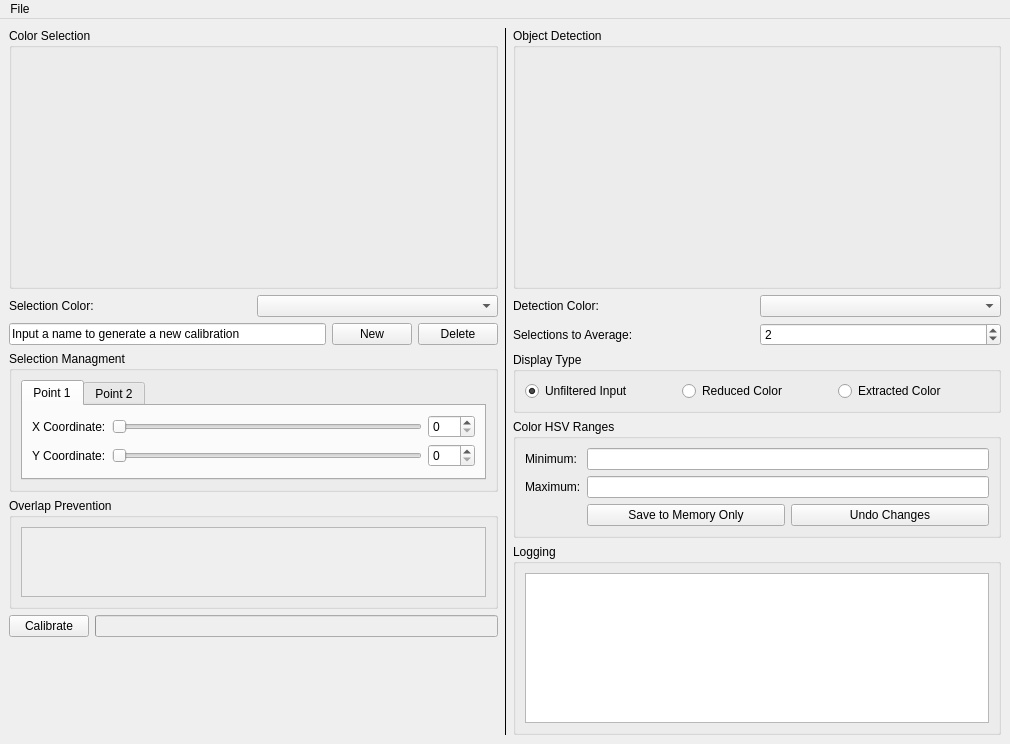
<?xml version="1.0" encoding="UTF-8"?>
<ui version="4.0">
 <class>MainWindow</class>
 <widget class="QMainWindow" name="MainWindow">
  <property name="geometry">
   <rect>
    <x>0</x>
    <y>0</y>
    <width>1010</width>
    <height>744</height>
   </rect>
  </property>
  <property name="windowTitle">
   <string>MainWindow</string>
  </property>
  <widget class="QWidget" name="central_widget">
   <layout class="QHBoxLayout" name="horizontalLayout_3">
    <item>
     <layout class="QHBoxLayout" name="horizontal_layout_1">
      <item>
       <layout class="QVBoxLayout" name="vertical_layout_1">
        <item>
         <widget class="QGroupBox" name="color_selection_group">
          <property name="title">
           <string>Color Selection</string>
          </property>
          <layout class="QGridLayout" name="gridLayout">
           <item row="1" column="1">
            <widget class="QLabel" name="selection_frame">
             <property name="minimumSize">
              <size>
               <width>320</width>
               <height>180</height>
              </size>
             </property>
             <property name="maximumSize">
              <size>
               <width>320</width>
               <height>180</height>
              </size>
             </property>
             <property name="text">
              <string/>
             </property>
            </widget>
           </item>
           <item row="1" column="2">
            <spacer name="horizontal_spacer_2">
             <property name="orientation">
              <enum>Qt::Horizontal</enum>
             </property>
             <property name="sizeType">
              <enum>QSizePolicy::MinimumExpanding</enum>
             </property>
             <property name="sizeHint" stdset="0">
              <size>
               <width>55</width>
               <height>20</height>
              </size>
             </property>
            </spacer>
           </item>
           <item row="0" column="1">
            <spacer name="vertical_spacer_1">
             <property name="orientation">
              <enum>Qt::Vertical</enum>
             </property>
             <property name="sizeType">
              <enum>QSizePolicy::Fixed</enum>
             </property>
             <property name="sizeHint" stdset="0">
              <size>
               <width>20</width>
               <height>20</height>
              </size>
             </property>
            </spacer>
           </item>
           <item row="1" column="0">
            <spacer name="horizontal_spacer_1">
             <property name="orientation">
              <enum>Qt::Horizontal</enum>
             </property>
             <property name="sizeType">
              <enum>QSizePolicy::MinimumExpanding</enum>
             </property>
             <property name="sizeHint" stdset="0">
              <size>
               <width>35</width>
               <height>20</height>
              </size>
             </property>
            </spacer>
           </item>
           <item row="2" column="1">
            <spacer name="vertical_spacer_2">
             <property name="orientation">
              <enum>Qt::Vertical</enum>
             </property>
             <property name="sizeType">
              <enum>QSizePolicy::Fixed</enum>
             </property>
             <property name="sizeHint" stdset="0">
              <size>
               <width>20</width>
               <height>20</height>
              </size>
             </property>
            </spacer>
           </item>
          </layout>
         </widget>
        </item>
        <item>
         <layout class="QHBoxLayout" name="horizontal_layout_2">
          <item>
           <widget class="QLabel" name="selection_color_label">
            <property name="text">
             <string>Selection Color:</string>
            </property>
           </widget>
          </item>
          <item>
           <widget class="QComboBox" name="selection_color_setting"/>
          </item>
         </layout>
        </item>
        <item>
         <layout class="QHBoxLayout" name="horizontal_layout_3">
          <item>
           <widget class="QLineEdit" name="new_color_name_setting">
            <property name="text">
             <string>Input a name to generate a new calibration</string>
            </property>
           </widget>
          </item>
          <item>
           <widget class="QPushButton" name="new_color_button">
            <property name="text">
             <string>New</string>
            </property>
           </widget>
          </item>
          <item>
           <widget class="QPushButton" name="delete_color_button">
            <property name="text">
             <string>Delete</string>
            </property>
           </widget>
          </item>
         </layout>
        </item>
        <item>
         <widget class="QGroupBox" name="selection_managment_group">
          <property name="title">
           <string>Selection Managment</string>
          </property>
          <layout class="QVBoxLayout" name="verticalLayout_5">
           <item>
            <widget class="QTabWidget" name="point_selector">
             <property name="currentIndex">
              <number>0</number>
             </property>
             <widget class="QWidget" name="tab_1">
              <attribute name="title">
               <string>Point 1</string>
              </attribute>
              <layout class="QGridLayout" name="gridLayout_6">
               <item row="0" column="1">
                <widget class="QSlider" name="x1_slider">
                 <property name="maximum">
                  <number>319</number>
                 </property>
                 <property name="orientation">
                  <enum>Qt::Horizontal</enum>
                 </property>
                </widget>
               </item>
               <item row="0" column="0">
                <widget class="QLabel" name="x1_label">
                 <property name="text">
                  <string>X Coordinate:</string>
                 </property>
                </widget>
               </item>
               <item row="1" column="1">
                <widget class="QSlider" name="y1_slider">
                 <property name="maximum">
                  <number>179</number>
                 </property>
                 <property name="orientation">
                  <enum>Qt::Horizontal</enum>
                 </property>
                </widget>
               </item>
               <item row="1" column="0">
                <widget class="QLabel" name="y1_label">
                 <property name="text">
                  <string>Y Coordinate:</string>
                 </property>
                </widget>
               </item>
               <item row="0" column="2">
                <widget class="QSpinBox" name="x1_setting">
                 <property name="maximum">
                  <number>319</number>
                 </property>
                </widget>
               </item>
               <item row="1" column="2">
                <widget class="QSpinBox" name="y1_setting">
                 <property name="maximum">
                  <number>179</number>
                 </property>
                </widget>
               </item>
              </layout>
             </widget>
             <widget class="QWidget" name="tab_1">
              <attribute name="title">
               <string>Point 2</string>
              </attribute>
              <layout class="QGridLayout" name="gridLayout_5">
               <item row="3" column="0">
                <widget class="QLabel" name="y2_label">
                 <property name="text">
                  <string>Y Coordinate:</string>
                 </property>
                </widget>
               </item>
               <item row="2" column="0">
                <widget class="QLabel" name="x2_label">
                 <property name="text">
                  <string>X Coordinate:</string>
                 </property>
                </widget>
               </item>
               <item row="2" column="1">
                <widget class="QSlider" name="x2_slider">
                 <property name="maximum">
                  <number>319</number>
                 </property>
                 <property name="orientation">
                  <enum>Qt::Horizontal</enum>
                 </property>
                </widget>
               </item>
               <item row="3" column="1">
                <widget class="QSlider" name="y2_slider">
                 <property name="maximum">
                  <number>179</number>
                 </property>
                 <property name="orientation">
                  <enum>Qt::Horizontal</enum>
                 </property>
                </widget>
               </item>
               <item row="2" column="2">
                <widget class="QSpinBox" name="x2_setting">
                 <property name="maximum">
                  <number>319</number>
                 </property>
                </widget>
               </item>
               <item row="3" column="2">
                <widget class="QSpinBox" name="y2_setting">
                 <property name="maximum">
                  <number>179</number>
                 </property>
                </widget>
               </item>
              </layout>
             </widget>
            </widget>
           </item>
          </layout>
         </widget>
        </item>
        <item>
         <widget class="QGroupBox" name="overlap_prevention_group">
          <property name="title">
           <string>Overlap Prevention</string>
          </property>
          <layout class="QVBoxLayout" name="verticalLayout_9">
           <item>
            <widget class="QScrollArea" name="overlap_prevention_list">
             <property name="widgetResizable">
              <bool>true</bool>
             </property>
             <widget class="QWidget" name="overlap_prevention_colors">
              <property name="geometry">
               <rect>
                <x>0</x>
                <y>0</y>
                <width>458</width>
                <height>80</height>
               </rect>
              </property>
              <layout class="QVBoxLayout" name="verticalLayout_8"/>
             </widget>
            </widget>
           </item>
          </layout>
         </widget>
        </item>
        <item>
         <layout class="QHBoxLayout" name="horizontal_layout_5">
          <item>
           <widget class="QPushButton" name="calibrate_button">
            <property name="text">
             <string>Calibrate</string>
            </property>
           </widget>
          </item>
          <item>
           <widget class="QProgressBar" name="progress_bar">
            <property name="enabled">
             <bool>false</bool>
            </property>
            <property name="value">
             <number>0</number>
            </property>
            <property name="textVisible">
             <bool>false</bool>
            </property>
           </widget>
          </item>
         </layout>
        </item>
        <item>
         <spacer name="vertical_spacer_3">
          <property name="orientation">
           <enum>Qt::Vertical</enum>
          </property>
          <property name="sizeHint" stdset="0">
           <size>
            <width>20</width>
            <height>40</height>
           </size>
          </property>
         </spacer>
        </item>
       </layout>
      </item>
      <item>
       <widget class="Line" name="selection_detection_divider">
        <property name="frameShadow">
         <enum>QFrame::Plain</enum>
        </property>
        <property name="lineWidth">
         <number>1</number>
        </property>
        <property name="orientation">
         <enum>Qt::Vertical</enum>
        </property>
       </widget>
      </item>
      <item>
       <layout class="QVBoxLayout" name="vertical_layout_2">
        <item>
         <widget class="QGroupBox" name="object_detection_group">
          <property name="title">
           <string>Object Detection</string>
          </property>
          <layout class="QGridLayout" name="gridLayout_3">
           <item row="5" column="1">
            <spacer name="vertical_spacer_5">
             <property name="orientation">
              <enum>Qt::Vertical</enum>
             </property>
             <property name="sizeType">
              <enum>QSizePolicy::Fixed</enum>
             </property>
             <property name="sizeHint" stdset="0">
              <size>
               <width>20</width>
               <height>20</height>
              </size>
             </property>
            </spacer>
           </item>
           <item row="3" column="0">
            <spacer name="horizontal_spacer_6">
             <property name="orientation">
              <enum>Qt::Horizontal</enum>
             </property>
             <property name="sizeType">
              <enum>QSizePolicy::MinimumExpanding</enum>
             </property>
             <property name="sizeHint" stdset="0">
              <size>
               <width>35</width>
               <height>20</height>
              </size>
             </property>
            </spacer>
           </item>
           <item row="0" column="1">
            <spacer name="vertical_spacer_4">
             <property name="orientation">
              <enum>Qt::Vertical</enum>
             </property>
             <property name="sizeType">
              <enum>QSizePolicy::Fixed</enum>
             </property>
             <property name="sizeHint" stdset="0">
              <size>
               <width>20</width>
               <height>20</height>
              </size>
             </property>
            </spacer>
           </item>
           <item row="3" column="2">
            <spacer name="horizontal_spacer_7">
             <property name="orientation">
              <enum>Qt::Horizontal</enum>
             </property>
             <property name="sizeType">
              <enum>QSizePolicy::MinimumExpanding</enum>
             </property>
             <property name="sizeHint" stdset="0">
              <size>
               <width>55</width>
               <height>20</height>
              </size>
             </property>
            </spacer>
           </item>
           <item row="3" column="1">
            <widget class="QLabel" name="detection_frame">
             <property name="minimumSize">
              <size>
               <width>320</width>
               <height>180</height>
              </size>
             </property>
             <property name="maximumSize">
              <size>
               <width>320</width>
               <height>180</height>
              </size>
             </property>
             <property name="text">
              <string/>
             </property>
            </widget>
           </item>
          </layout>
         </widget>
        </item>
        <item>
         <layout class="QHBoxLayout" name="horizontal_layout_6">
          <item>
           <widget class="QLabel" name="detection_color_label">
            <property name="text">
             <string>Detection Color:</string>
            </property>
           </widget>
          </item>
          <item>
           <widget class="QComboBox" name="detection_color_setting"/>
          </item>
         </layout>
        </item>
        <item>
         <layout class="QHBoxLayout" name="horizontal_layout_7">
          <item>
           <widget class="QLabel" name="selections_to_average_label">
            <property name="text">
             <string>Selections to Average:</string>
            </property>
           </widget>
          </item>
          <item>
           <widget class="QSpinBox" name="averaging_setting">
            <property name="minimum">
             <number>1</number>
            </property>
            <property name="maximum">
             <number>32</number>
            </property>
            <property name="value">
             <number>2</number>
            </property>
           </widget>
          </item>
         </layout>
        </item>
        <item>
         <widget class="QGroupBox" name="display_type_group">
          <property name="title">
           <string>Display Type</string>
          </property>
          <layout class="QHBoxLayout" name="horizontalLayout_6">
           <item>
            <widget class="QRadioButton" name="display_unfiltered_button">
             <property name="text">
              <string>Unfiltered Input</string>
             </property>
             <property name="checked">
              <bool>true</bool>
             </property>
            </widget>
           </item>
           <item>
            <widget class="QRadioButton" name="display_reduced_button">
             <property name="text">
              <string>Reduced Color</string>
             </property>
            </widget>
           </item>
           <item>
            <widget class="QRadioButton" name="display_extracted_button">
             <property name="text">
              <string>Extracted Color</string>
             </property>
            </widget>
           </item>
          </layout>
         </widget>
        </item>
        <item>
         <widget class="QGroupBox" name="color_ranges_group">
          <property name="title">
           <string>Color HSV Ranges</string>
          </property>
          <layout class="QGridLayout" name="gridLayout_2">
           <item row="0" column="0">
            <widget class="QLabel" name="minimum_hsv_label">
             <property name="text">
              <string>Minimum:</string>
             </property>
            </widget>
           </item>
           <item row="1" column="0">
            <widget class="QLabel" name="maximum_hsv_label">
             <property name="text">
              <string>Maximum:</string>
             </property>
            </widget>
           </item>
           <item row="1" column="1">
            <widget class="QLineEdit" name="maximum_hsv_text"/>
           </item>
           <item row="0" column="1">
            <widget class="QLineEdit" name="minimum_hsv_text"/>
           </item>
           <item row="2" column="1">
            <layout class="QHBoxLayout" name="horizontal_layout_8">
             <item>
              <widget class="QPushButton" name="save_changes_button">
               <property name="text">
                <string>Save to Memory Only</string>
               </property>
              </widget>
             </item>
             <item>
              <widget class="QPushButton" name="undo_changes_button">
               <property name="text">
                <string>Undo Changes</string>
               </property>
              </widget>
             </item>
            </layout>
           </item>
          </layout>
         </widget>
        </item>
        <item>
         <widget class="QGroupBox" name="logging_group">
          <property name="title">
           <string>Logging</string>
          </property>
          <layout class="QGridLayout" name="gridLayout_4">
           <item row="0" column="0">
            <widget class="QPlainTextEdit" name="log_output_box"/>
           </item>
          </layout>
         </widget>
        </item>
        <item>
         <spacer name="vertical_spacer_6">
          <property name="orientation">
           <enum>Qt::Vertical</enum>
          </property>
          <property name="sizeHint" stdset="0">
           <size>
            <width>20</width>
            <height>40</height>
           </size>
          </property>
         </spacer>
        </item>
       </layout>
      </item>
     </layout>
    </item>
   </layout>
  </widget>
  <widget class="QMenuBar" name="menu_bar">
   <property name="geometry">
    <rect>
     <x>0</x>
     <y>0</y>
     <width>1010</width>
     <height>29</height>
    </rect>
   </property>
   <widget class="QMenu" name="menu_file">
    <property name="title">
     <string>File</string>
    </property>
    <addaction name="menu_new"/>
    <addaction name="menu_load"/>
    <addaction name="menu_save"/>
    <addaction name="separator"/>
    <addaction name="menu_quit"/>
   </widget>
   <addaction name="menu_file"/>
  </widget>
  <action name="menu_new">
   <property name="text">
    <string>New</string>
   </property>
  </action>
  <action name="menu_load">
   <property name="text">
    <string>Load</string>
   </property>
  </action>
  <action name="menu_save">
   <property name="text">
    <string>Save</string>
   </property>
  </action>
  <action name="menu_quit">
   <property name="text">
    <string>Quit</string>
   </property>
  </action>
 </widget>
 <resources/>
 <connections>
  <connection>
   <sender>x1_slider</sender>
   <signal>valueChanged(int)</signal>
   <receiver>x1_setting</receiver>
   <slot>setValue(int)</slot>
   <hints>
    <hint type="sourcelabel">
     <x>407</x>
     <y>475</y>
    </hint>
    <hint type="destinationlabel">
     <x>429</x>
     <y>475</y>
    </hint>
   </hints>
  </connection>
  <connection>
   <sender>y1_slider</sender>
   <signal>valueChanged(int)</signal>
   <receiver>y1_setting</receiver>
   <slot>setValue(int)</slot>
   <hints>
    <hint type="sourcelabel">
     <x>406</x>
     <y>516</y>
    </hint>
    <hint type="destinationlabel">
     <x>420</x>
     <y>513</y>
    </hint>
   </hints>
  </connection>
  <connection>
   <sender>x1_setting</sender>
   <signal>valueChanged(int)</signal>
   <receiver>x1_slider</receiver>
   <slot>setValue(int)</slot>
   <hints>
    <hint type="sourcelabel">
     <x>438</x>
     <y>484</y>
    </hint>
    <hint type="destinationlabel">
     <x>396</x>
     <y>480</y>
    </hint>
   </hints>
  </connection>
  <connection>
   <sender>y1_setting</sender>
   <signal>valueChanged(int)</signal>
   <receiver>y1_slider</receiver>
   <slot>setValue(int)</slot>
   <hints>
    <hint type="sourcelabel">
     <x>452</x>
     <y>516</y>
    </hint>
    <hint type="destinationlabel">
     <x>391</x>
     <y>519</y>
    </hint>
   </hints>
  </connection>
  <connection>
   <sender>x2_slider</sender>
   <signal>valueChanged(int)</signal>
   <receiver>x2_setting</receiver>
   <slot>setValue(int)</slot>
   <hints>
    <hint type="sourcelabel">
     <x>402</x>
     <y>477</y>
    </hint>
    <hint type="destinationlabel">
     <x>421</x>
     <y>475</y>
    </hint>
   </hints>
  </connection>
  <connection>
   <sender>y2_slider</sender>
   <signal>valueChanged(int)</signal>
   <receiver>y2_setting</receiver>
   <slot>setValue(int)</slot>
   <hints>
    <hint type="sourcelabel">
     <x>400</x>
     <y>507</y>
    </hint>
    <hint type="destinationlabel">
     <x>427</x>
     <y>513</y>
    </hint>
   </hints>
  </connection>
  <connection>
   <sender>x2_setting</sender>
   <signal>valueChanged(int)</signal>
   <receiver>x2_slider</receiver>
   <slot>setValue(int)</slot>
   <hints>
    <hint type="sourcelabel">
     <x>444</x>
     <y>477</y>
    </hint>
    <hint type="destinationlabel">
     <x>407</x>
     <y>475</y>
    </hint>
   </hints>
  </connection>
  <connection>
   <sender>y2_setting</sender>
   <signal>valueChanged(int)</signal>
   <receiver>y2_slider</receiver>
   <slot>setValue(int)</slot>
   <hints>
    <hint type="sourcelabel">
     <x>442</x>
     <y>511</y>
    </hint>
    <hint type="destinationlabel">
     <x>409</x>
     <y>514</y>
    </hint>
   </hints>
  </connection>
 </connections>
</ui>
